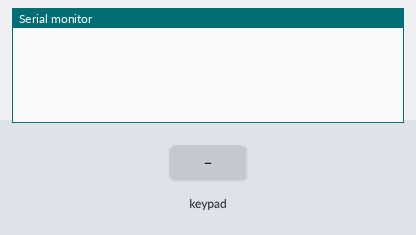
Bench run of a sketch on a simulated Arduino Uno, built with avr-gcc and run on an emulated ATmega328P. On the bench: the last lines printed to the serial monitor. Inputs (shaded band) come from the test bench.

Above: at 1.2 s.
1.3 s: key '1' pressed
At 2.0 s:
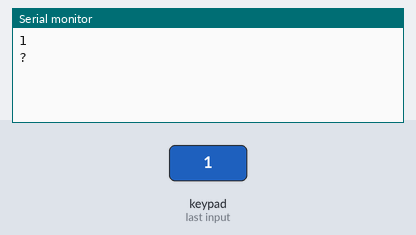
2.8 s: keypad keys 5 4 3 2 pressed 0.4 s apart
At 3.06 s:
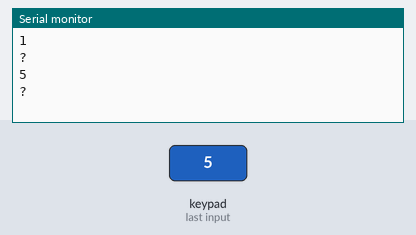
5.9 s: keypad keys 5 4 3 2 # pressed 0.4 s apart
9.4 s: keypad keys 5 4 3 2 * pressed 0.4 s apart
14.4 s: key '6' pressed
Timing chart, 0 to 16.9 s (numbered marks = the images above; inputs shaded):
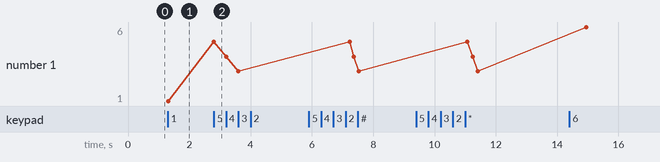

Measured:
- after the input at 1.3 s, the serial monitor: prints a new line at once (image 1)
- after the input at 2.8 s, the serial monitor: prints a new line at once (image 2)
- plotted number 1: 1 → 3 after the input at 2.8 s, 3 → 6 after the input at 14.4 s

The sketch:

memepad.ino
````cpp
#include <Keypad.h>

const byte ROWS = 4; //four rows
const byte COLS = 4; //three columns
char keys[ROWS][COLS] = {
  {'1','2','3','A'},
  {'4','5','6', 'B'},
  {'7','8','9', 'C'},
  {'*','0','#', 'D'}
};
byte rowPins[ROWS] = {9, 8, 7 ,6 }; //connect to the row pinouts of the keypad
byte colPins[COLS] = {5, 4, 3, 2}; //connect to the column pinouts of the keypad

Keypad keypad = Keypad( makeKeymap(keys), rowPins, colPins, ROWS, COLS );

void setup(){
  Serial.begin(9600);
}

void loop(){
  char key = keypad.getKey();

  if (key != NO_KEY){
    //Serial.println(key);

     if (key=='1'){
      Serial.println("1");
      Serial.println(F("?"));

     }
     else if (key=='2'){
      Serial.println(F("       ~~-   __.--~~               _/  |                  \\"));
      Serial.println(F("                                ~~~   /\\         \\_ -._    \\"));
      Serial.println(F("         --.__    __.--~~    __.-----~  ~-._       ~-._~~-. |"));
      Serial.println(F("  ___         ~~        _.-~                ~~-._      ~\\  \\"));
      Serial.println(F("     ~~~~---.___.---~_.-                         ~-._    \\  |"));
      Serial.println(F(" _.-~  --~/         /                                 ~~\\ |'"));
      Serial.println(F("/   .-~~~~-./  //  /      ,;;;;;;;,,                  /| )'"));
      Serial.println(F("  / / ~~-.  \\  /  /           ``';;;;;,              ~/  '"));
      Serial.println(F(" | |      \\  ; | /                 `';;;,           |~"));
      Serial.println(F(" ; ;     _|  ((((                      ';           |                     .-~"));
      Serial.println(F("| |    /~ |                `~~--.___/          |,..|                     (_"));
      Serial.println(F("| |      |                       ```          /,;;;|                   (   ~-"));
      Serial.println(F("| |    /                                     |  _ /                __.--\\  \\"));
      Serial.println(F(" \\ \\__ \\                                      |~               .-~~      ~- )"));
      Serial.println(F("- \\                                           |               /.,..         \\"));
      Serial.println(F("/  `---'                           ,   .       |           _/  ;;;;;,"));
      Serial.println(F("    /                             |            ;  ___.---~~     `'';;;"));
      Serial.println(F("   |                              \\__.--._  __.-~~               _| `';."));
      Serial.println(F("   |                                '~~~.-~~                   _/ ~\\  `';."));
      Serial.println(F("   |                                 , (                     `;;\\   `.  `;,"));
      Serial.println(F("    |                       _.-~~~~~~-.|\\ -.   .              `:;\\   |   `;"));
      Serial.println(F("     |                  __~~__.---._  _/ `\\ `\\   |              `'`,.|"));
      Serial.println(F("      |                 \\ ~~--._)..--~  _.-'.'  ,'                   `"));
      Serial.println(F("       \\                 \\    - _\\    /`.    ~-~                          _.-'"));
      Serial.println(F("        `\\                `._    .'  (  |                                /  ("));
      Serial.println(F("          `\\                 ~--~  _.-\\ |                               ((_("));
      Serial.println(F("            `\\               /   .~  ( ||                                )\\)"));
      Serial.println(F("           /  `._           |    \\_   `\\;                                  |"));
      Serial.println(F("         /'      ~--.____.-~     / ~~~~~                             /--/ /  |"));
      Serial.println(F("        /                      /                                   ._((_/|  /"));
      Serial.println(F("       /                      |                                     _()_/("));
      Serial.println(F("       |                      |                                     \\  /    |"));
      Serial.println(F("        \\_                    `.                       _.-~          \\/    /"));
      Serial.println(F("          ~-._                  ~-._ _______________.-~             / )  /(  |"));
      Serial.println(F("              ~-._                  ~~--._                          |   |  )"));
      Serial.println(F("                  ~-.__                   ~-._                      |  /|   /)"));
      Serial.println(F("                       ~~--.__                \\                      \\ \\|  |"));
      Serial.println(F("                              ~-._             |                      ))|  |"));
      Serial.println(F("                                  ~\\            |                     ( \\  \\ )"));
      Serial.println(F("                                    `\\           |                       | |("));
      Serial.println(F("                                      \\           |                      )) )"));
      Serial.println(F("                                                                         (  (("));
      Serial.println(F("?"));
     }
     if (key=='3'){
      Serial.println("3");
      Serial.println(F("?"));
  }
      if (key=='4'){
      Serial.println("4");
      Serial.println(F("?"));
  }
        if (key=='5'){
      Serial.println("5");
      Serial.println(F("?"));
  }
       if (key=='6'){
      Serial.println("6");
      Serial.println(F("?"));

  }
         if (key=='7'){
      Serial.println("7");
      Serial.println(F("?"));
  }
       if (key=='8'){
      Serial.println("8");
      Serial.println(F("?"));

  }
         if (key=='9'){
      Serial.println("9");
      Serial.println(F("?"));
  }
 }
}
````
